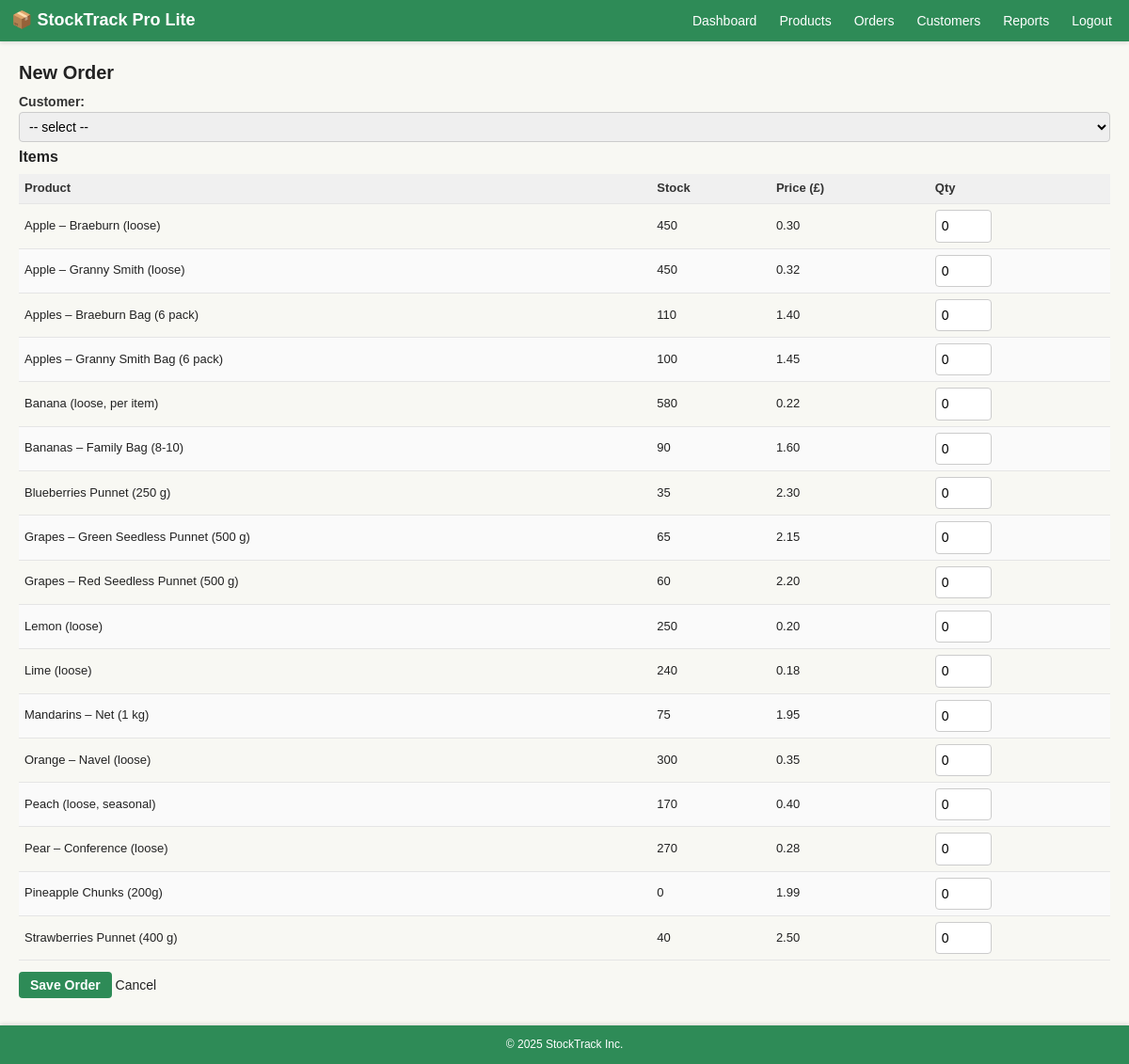
Page /StockTrackProLite/order_new.php (signed in) on the earlier database version.
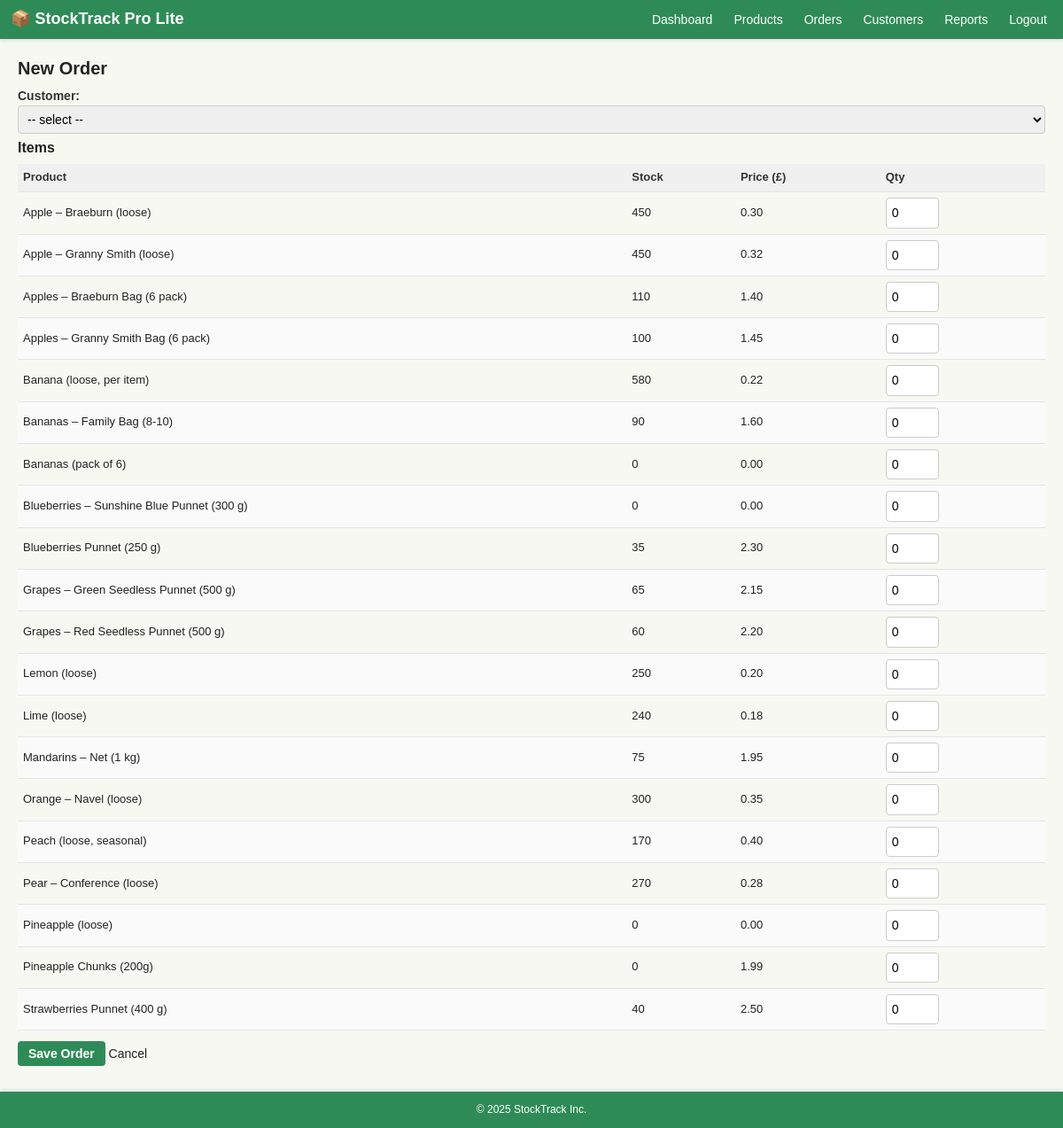
Same page on the later database version.
### tables this page shows
CREATE TABLE `products` (
  `id` int(11) NOT NULL,
  `sku` varchar(30) NOT NULL,
  `name` varchar(100) NOT NULL,
  `category_id` int(11) DEFAULT NULL,
  `price` decimal(10,2) NOT NULL,
  `stock` int(11) NOT NULL DEFAULT 0,
  `country_iso` char(2) DEFAULT NULL,
  `class` enum('I','II') DEFAULT NULL,
  `pack_uom` enum('each','g') NOT NULL DEFAULT 'each',
  `default_pack_weight_g` int(11) DEFAULT NULL,
  `best_before_days` int(11) DEFAULT NULL
);

### includes/database.php (called while the page is built, shortened)
<?php
class Database
{
    private static $pdo;
    private static $config;
    private static function config()
    {
        if (self::$config === null) {
            $base = require dirname(__DIR__) . '/config/database.php';
            self::$config = $base;
        }
        return self::$config;
    }
    public static function connection()
    {
        if (!self::$pdo) {
            $config = self::config();
            $dsn = sprintf(
                'mysql:host=%s;port=%s;dbname=%s;charset=%s',
                $config['host'],
                $config['port'],
                $config['database'],
                $config['charset']
            );
            $options = array(
                PDO::ATTR_ERRMODE => PDO::ERRMODE_EXCEPTION,
                PDO::ATTR_DEFAULT_FETCH_MODE => PDO::FETCH_ASSOC,
                PDO::ATTR_EMULATE_PREPARES => false
            );
            self::$pdo = new PDO($dsn, $config['username'], $config['password'], $options);
        }
        return self::$pdo;
    }
    public static function query($sql, $params = array())
    {
        $stmt = self::connection()->prepare($sql);
        $stmt->execute($params);
        return $stmt;
    }
}

### StockTrackProLite/order_new.php (the view, shortened to what this page needs)
<?php
require_once dirname(__DIR__) . '/includes/database.php';
include 'includes/header.php';
$products  = Database::query("SELECT id, name, price, stock FROM products ORDER BY name")->fetchAll();
?>
<h2>New Order</h2>
<form action="order_new.php" method="post">
    <label>Customer:
        <select name="customer_id" required>
            <option value="">-- select --</option>
        </select>
    </label>
    <h3>Items</h3>
    <table>
        <thead><tr><th>Product</th><th>Stock</th><th>Price (£)</th><th>Qty</th></tr></thead>
        <tbody>
        <?php foreach ($products as $p): ?>
            <tr>
                <td><?php echo htmlspecialchars($p['name']); ?></td>
                <td><?php echo $p['stock']; ?></td>
                <td><?php echo number_format($p['price'], 2); ?></td>
                <td>
                    <input type="number" name="item[<?php echo $p['id']; ?>]" value="0" min="0" style="width:60px">
                </td>
            </tr>
        <?php endforeach; ?>
        </tbody>
    </table>
    <p>
        <input type="submit" value="Save Order">
        <a href="orders.php">Cancel</a>
    </p>
</form>
<?php include 'includes/footer.php'; ?>

Differences in the rows shown:
added products: name "Bananas (pack of 6)", stock "0", price "0.00"
added products: name "Blueberries – Sunshine Blue Punnet (300 g)", stock "0", price "0.00"
added products: name "Pineapple (loose)", stock "0", price "0.00"
